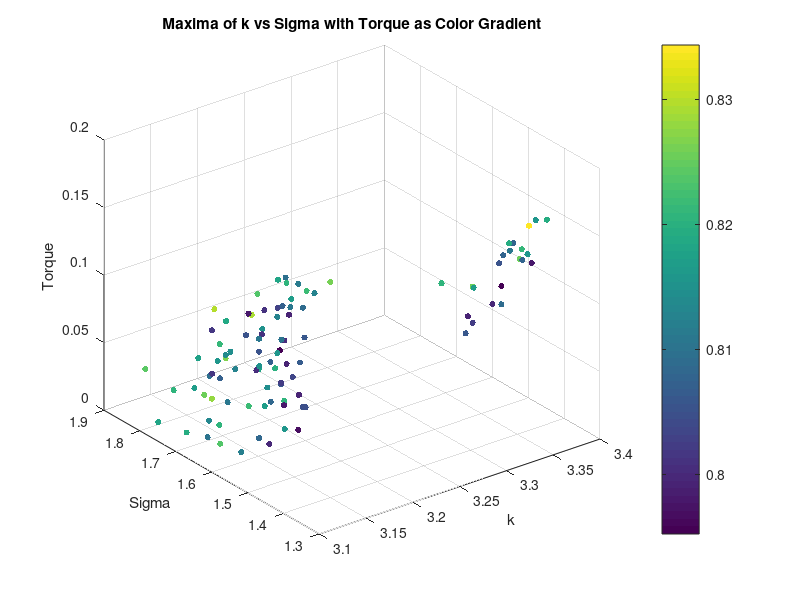
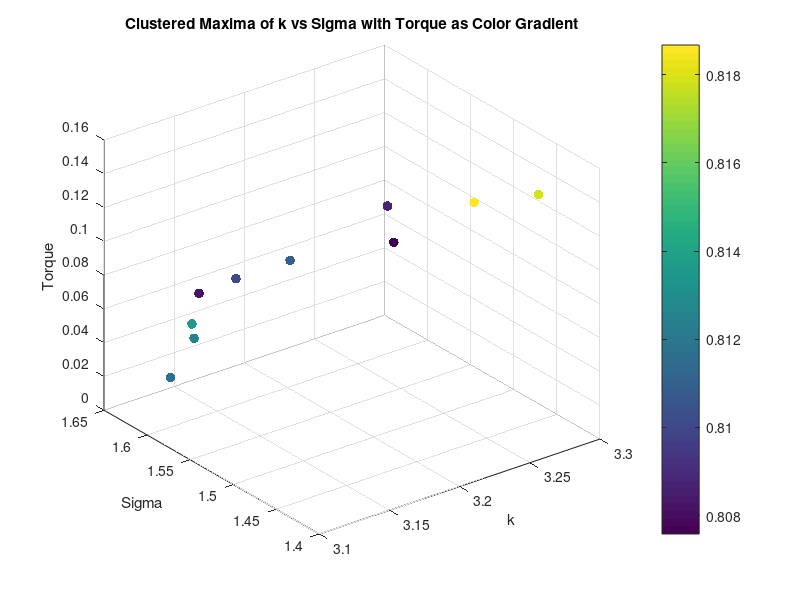
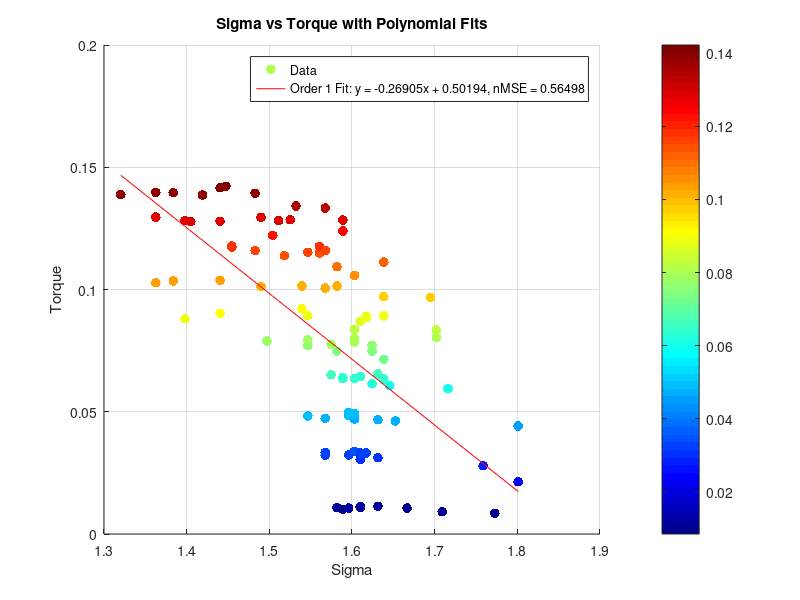
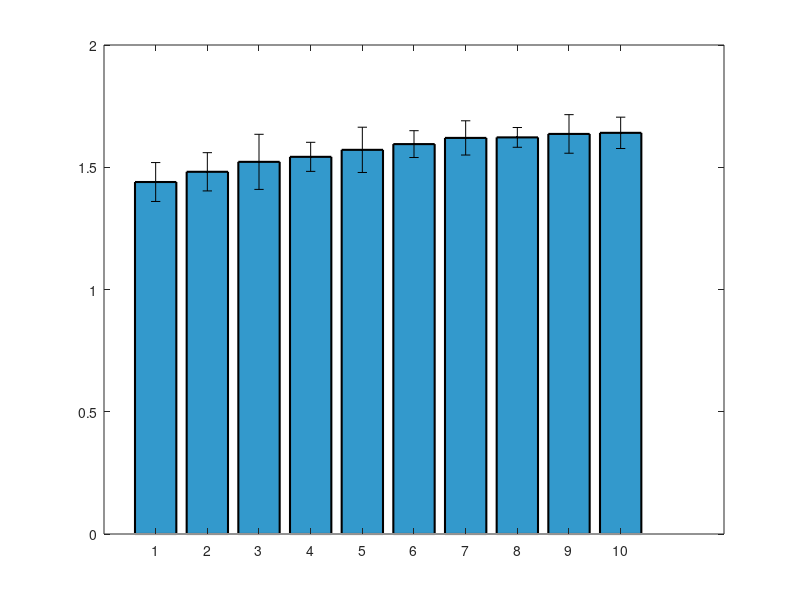

Recreate these plots in MATLAB, in order. (Note: this script raises an error after producing the figures.)
clear all;
close all;


%% Torque Analysis
load('maxima_data.mat');
scatter3(maxima_k, maxima_sigma, torque_values, 20, maxima_corr, 'filled');
xlabel('k');
ylabel('Sigma');
zlabel('Torque');
title('Maxima of k vs Sigma with Torque as Color Gradient');
colorbar;
grid on;
% K means clustering of torque into 10 clusters, taking mean of each cluster k, sigma and corr too
[cluster_idx, cluster_centers] = kmeans(torque_values', 10);
% Take the mean of each cluster
torque_means = zeros(10, 1);
sigma_means = zeros(10, 1);
sigma_stds = zeros(10, 1);
k_means = zeros(10, 1);
corr_means = zeros(10, 1);
for i = 1:10
    torque_means(i) = mean(torque_values(cluster_idx == i));
    sigma_means(i) = mean(maxima_sigma(cluster_idx == i));
    k_means(i) = mean(maxima_k(cluster_idx == i));
    corr_means(i) = mean(maxima_corr(cluster_idx == i));
    sigma_stds(i) = std(maxima_sigma(cluster_idx == i));
end
% Plot the clusters
figure;
scatter3(k_means, sigma_means, torque_means, 50, corr_means, 'filled');
xlabel('k');
ylabel('Sigma');
zlabel('Torque');
title('Clustered Maxima of k vs Sigma with Torque as Color Gradient');
colorbar;
grid on;
% Ensure data is sorted for polyfit
[sigma_sorted, sort_idx] = sort(maxima_sigma);
torque_sorted = torque_values(sort_idx);
% Display correlation between torque and sigma
disp('Correlation between Torque and Sigma:');
disp(corr(torque_sorted', sigma_sorted'));
% Display correlation between torque and sigma^2
disp('Correlation between Torque and Sigma^2:');
disp(corr(torque_sorted', sigma_sorted'.^2));
% Polyfit for sigma vs torque (order 1 and 2)
p1_sigma = polyfit(sigma_sorted, torque_sorted, 1);
% Calculate fitted values and normalized MSE for sigma vs torque
fitted_torque_p1_sigma = polyval(p1_sigma, sigma_sorted);
mse_p1_sigma = mean((torque_sorted - fitted_torque_p1_sigma).^2);
nmse_p1_sigma = mse_p1_sigma / var(torque_sorted);
% Display results for sigma vs torque
disp('Sigma vs Torque:');
disp(['Order 1 nMSE: ', num2str(nmse_p1_sigma)]);
%display correlation between torque and sigma
% Plot for sigma vs torque with polynomial fits (first instance)
figure;
scatter(sigma_sorted, torque_sorted, 50, torque_sorted, 'filled','DisplayName', 'Data');
% Create a custom colormap based on jet, excluding yellow/light orange
cmap = jet(256); % Get the jet colormap with 256 colors
cmap = cmap([1:100,191:256], :); % Keep only the first 200 colors, removing the yellow/light orange range
colormap(jet); % Apply the custom colormap
colorbar; % Add a colorbar to indicate the mapping of color to torque_sorted values
hold on;
plot(sigma_sorted, fitted_torque_p1_sigma, '-r', 'DisplayName', ...
    ['Order 1 Fit: y = ', num2str(p1_sigma(1)), 'x + ', num2str(p1_sigma(2)), ...
    ', nMSE = ', num2str(nmse_p1_sigma)]);
xlabel('Sigma');
ylabel('Torque');
title('Sigma vs Torque with Polynomial Fits');
legend('show');
grid on;

%Plot means of sigma as bar plot with variance as error bars
figure;
[sorted_sigma_means,idx] = sort(sigma_means);
sorted_sigma_stds = sigma_stds(idx);
bar(sorted_sigma_means, 'FaceColor', [0.2 0.6 0.8], 'EdgeColor', 'k', 'LineWidth', 1.5);
% Set the x-ticks to the cluster indices
hold on;
errorbar(sorted_sigma_means,sorted_sigma_stds, 'k.', 'LineWidth', 1.5);

xlabel('Cluster Index');
ylabel('Mean Sigma');

% % Ensure data is sorted for polyfit
% [sigma_sorted, sort_idx] = sort(sigma_means);
% torque_sorted = torque_means(sort_idx);
% %Display correlation between torque and sigma
% disp('Correlation between Torque and Sigma:');
% disp(corr(torque_sorted, sigma_sorted));
% %Display correlation between torque and sigma^2
% disp('Correlation between Torque and Sigma^2:');
% disp(corr(torque_sorted, sigma_sorted.^2));
% % Polyfit for sigma vs torque (order 1 and 2)
% p1_sigma = polyfit(sigma_sorted, torque_sorted, 1);
% p2_sigma = polyfit(sigma_sorted, torque_sorted, 2);
% % Calculate zitted values and normalized MSE for sigma vs torque
% fitted_torque_p1_sigma = polyval(p1_sigma, sigma_sorted);
% fitted_torque_p2_sigma = polyval(p2_sigma, sigma_sorted);
% mse_p1_sigma = mean((torque_sorted - fitted_torque_p1_sigma).^2);
% mse_p2_sigma = mean((torque_sorted - fitted_torque_p2_sigma).^2);
% nmse_p1_sigma = mse_p1_sigma / var(torque_sorted);
% nmse_p2_sigma = mse_p2_sigma / var(torque_sorted);
% % Display results for sigma vs torque
% disp('Sigma vs Torque:');
% disp(['Order 1 nMSE: ', num2str(nmse_p1_sigma)]);
% disp(['Order 2 nMSE: ', num2str(nmse_p2_sigma)]);
% % Plot for sigma vs torque with polynomial fits (second instance)
% figure;
% scatter(sigma_sorted, torque_sorted, 50, torque_sorted, 'filled', 'DisplayName', 'Data');
% colormap(jet); % High contrast colormap suitable for white background
% colorbar; % Add a colorbar to indicate the mapping of color to torque_sorted values
% hold on;
% plot(sigma_sorted, fitted_torque_p1_sigma, '-r', 'DisplayName', ...
%     ['Order 1 Fit: y = ', num2str(p1_sigma(1)), 'x + ', num2str(p1_sigma(2)), ...
%     ', nMSE = ', num2str(nmse_p1_sigma)]);
% plot(sigma_sorted, fitted_torque_p2_sigma, '--g', 'DisplayName', ...
%     ['Order 2 Fit: y = ', num2str(p2_sigma(1)), 'x^2 + ', num2str(p2_sigma(2)), ...
%     'x + ', num2str(p2_sigma(3)), ', nMSE = ', num2str(nmse_p2_sigma)]);
% xlabel('Sigma');
% ylabel('Torque');
% title('Sigma vs Torque with Polynomial Fits');
% legend('show');
% grid on;

% %% Diameter Analysis
% % Saved as diameter_value, k_values(max_k_idx), sigma_values(max_sigma_idx), max_val
% load('maxima_data_Diam.mat');

% figure;
% scatter3(maxima_matrix(:, 2), maxima_matrix(:, 3), maxima_matrix(:, 1), 50, maxima_matrix(:, 1), 'filled'); 
% xlabel('k');
% ylabel('Sigma');
% zlabel('Diameter');
% title('Maxima of k vs Sigma with Diameter as Color Gradient');
% colorbar;
% grid on;

% % K vs d
% % Ensure data is sorted for polyfit
% [k_sorted, sort_idx] = sort(maxima_matrix(:, 2));
% d_sorted = maxima_matrix(sort_idx, 1);
% % Display correlation between d and k
% disp('Correlation between Diameter and k:');
% disp(corr(d_sorted, k_sorted));

% %plot for k vs diam with polynomial fits
% figure;
% scatter(k_sorted, d_sorted, 50, d_sorted, 'filled', 'DisplayName', 'Data');
% colormap(jet); % High contrast colormap suitable for white background
% colorbar; % Add a colorbar to indicate the mapping of color to d_sorted values

% hold on;
% p1_k = polyfit(k_sorted, d_sorted, 1);
% fitted_d_p1_k = polyval(p1_k, k_sorted);
% mse_p1_k = mean((d_sorted - fitted_d_p1_k).^2);
% nmse_p1_k = mse_p1_k / var(d_sorted);
% disp('Diameter vs k:');
% disp(['Order 1 nMSE: ', num2str(nmse_p1_k)]);
% plot(k_sorted, fitted_d_p1_k, '-r', 'DisplayName', ...
%     ['Order 1 Fit: y = ', num2str(p1_k(1)), 'x + ', num2str(p1_k(2)), ...
%     ', nMSE = ', num2str(nmse_p1_k)]);
% xlabel('k');
% ylabel('Diameter');
% title('k vs Diameter with Polynomial Fits');
% legend('show');
